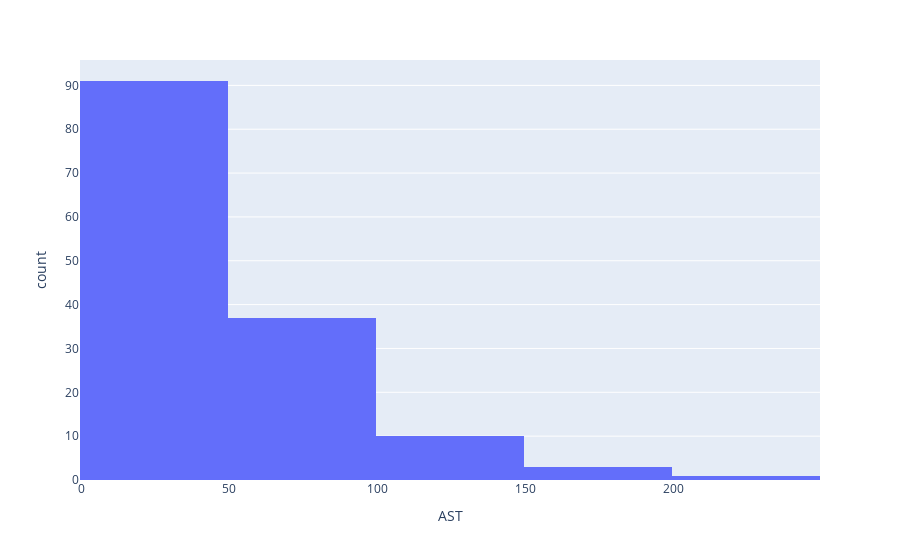

The cell this chart's notebook holds for it:
### Code cell
weight = px.histogram(wnba, x="AST", nbins=10)
weight.show()

### Figure 1 — Plotly figure (JSON) as saved in the notebook; plotly's stock layout.template omitted (floating-point values rounded to 4 significant figures; data arrays with more than 128 entries replaced by an {"elided": "..."} marker saying what was removed)
{"data": [{"alignmentgroup": "True", "bingroup": "x", "hoverlabel": {"namelength": 0}, "hovertemplate": "AST=%{x}<br>count=%{y}", "legendgroup": "", "marker": {"color": "#636efa"}, "name": "", "nbinsx": 10, "offsetgroup": "", "orientation": "v", "showlegend": false, "type": "histogram", "x": {"elided": "142 int values"}, "xaxis": "x", "yaxis": "y"}], "layout": {"barmode": "relative", "legend": {"tracegroupgap": 0}, "margin": {"t": 60}, "xaxis": {"anchor": "y", "domain": [0, 1], "title": {"text": "AST"}}, "yaxis": {"anchor": "x", "domain": [0, 1], "title": {"text": "count"}}}}
